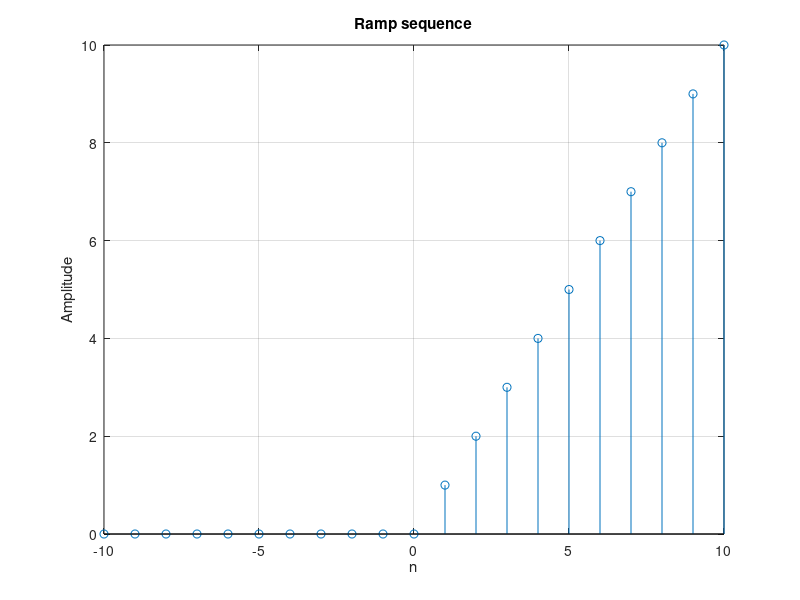

Recreate this plot in MATLAB.
n=-10:10;
ramp=zeros(1,length(n));
q=1;
for p=n(1):n(end)
    if p<=0
        ramp(q)=0;
        q=q+1;
    else
        ramp(q)=p;
        q=q+1;
    end
end
stem(n,ramp);
grid;
title("Ramp sequence");
xlabel("n");ylabel("Amplitude");